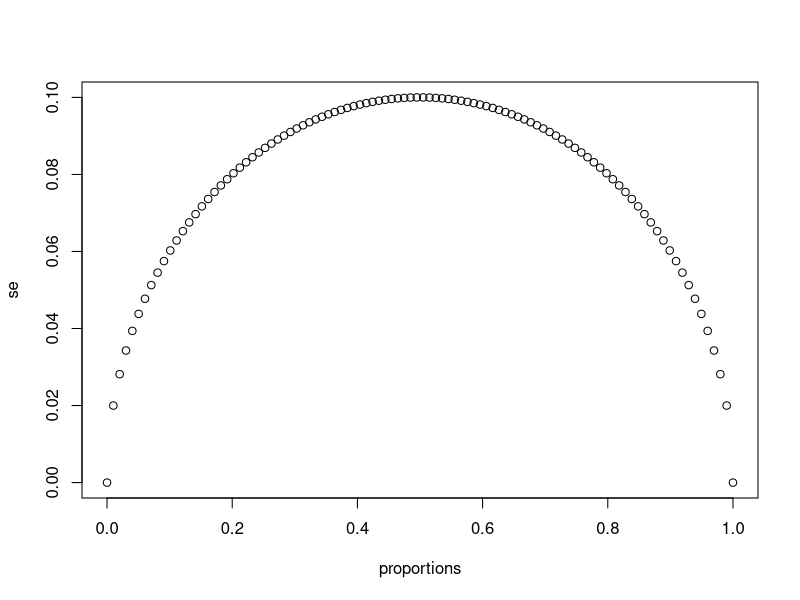
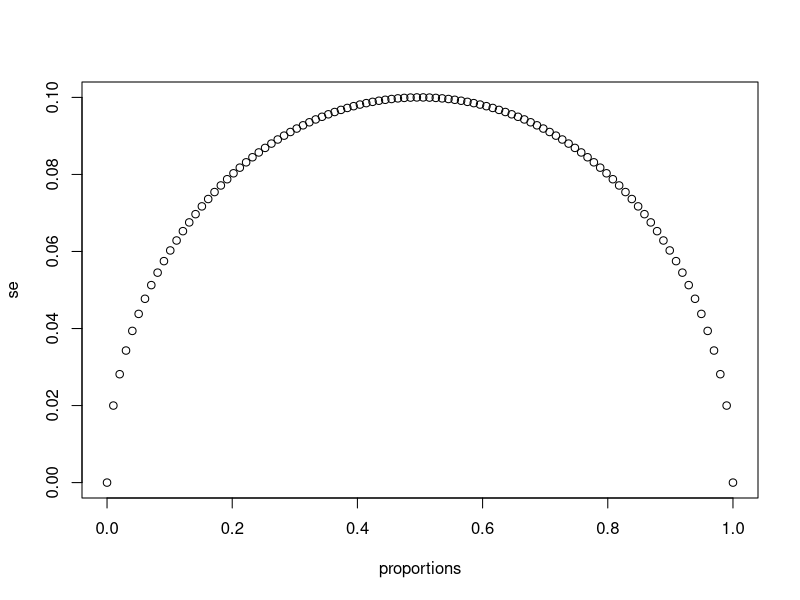
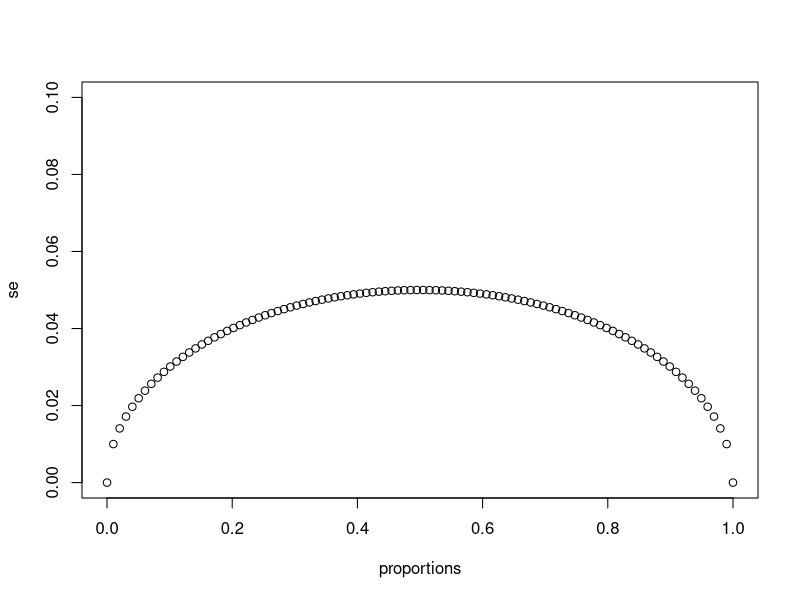
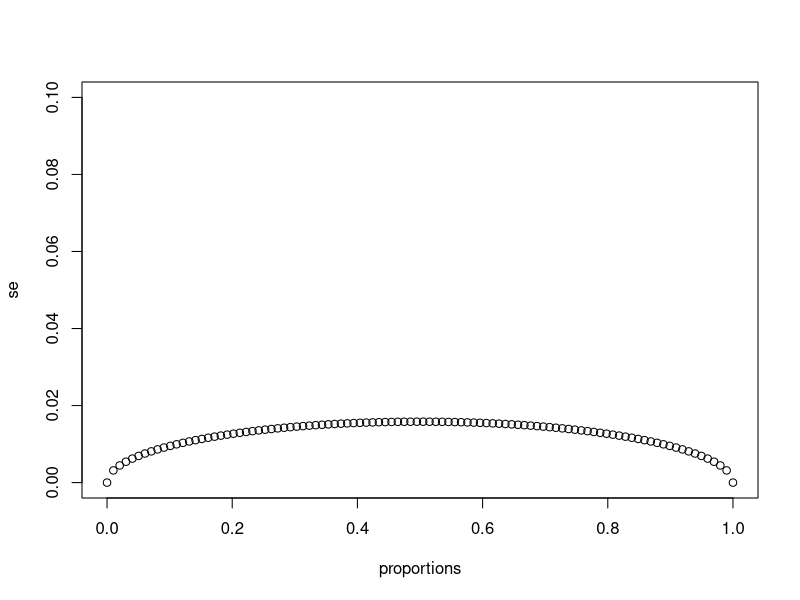

R code for these plots, in order:
# Write a line of code that calculates the standard error se 
# of a sample average when you poll 25 people in the 
# population. Generate a sequence of 100 proportions 
# of Democrats p that vary from 0 (no Democrats) to 1 
# (all Democrats).
# Plot se versus p for the 100 different proportions.
N = 25
proportions = seq(0, 1, len = 100)

get_estimate_se = function(p, N) {
  se = sqrt((p * (1 - p)) / N)
  se
}
se = get_estimate_se(proportions, N)
plot(proportions, se)

# Using the same code as in the previous exercise, 
# create a for-loop that generates three plots of p
# versus se when the sample sizes 
# equal N = 25, N = 100, and N = 1000.
sample_sizes = c(25, 100, 1000)
for (size in sample_sizes) {
  se = get_estimate_se(proportions, size)
  plot(proportions, se, ylim = c(0, 0.1))
}

# Say the actual proportion of Democratic voters is 0.45. 
# In this case, the Republican party is winning by 
# a relatively large margin of -0.1, or a 10% margin 
# of victory. What is the standard error of the spread
# in this case?
p = 0.45 
2 * sqrt((p * (1 -p)) / N)
  
